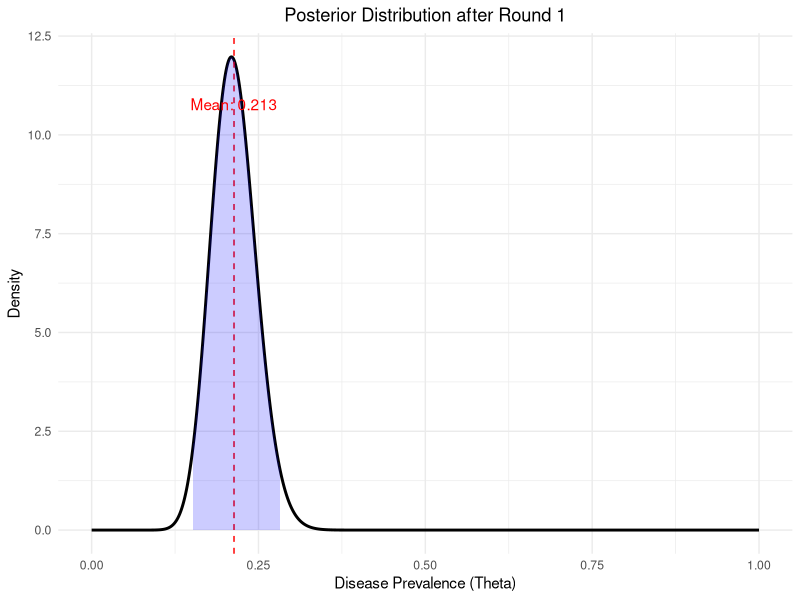
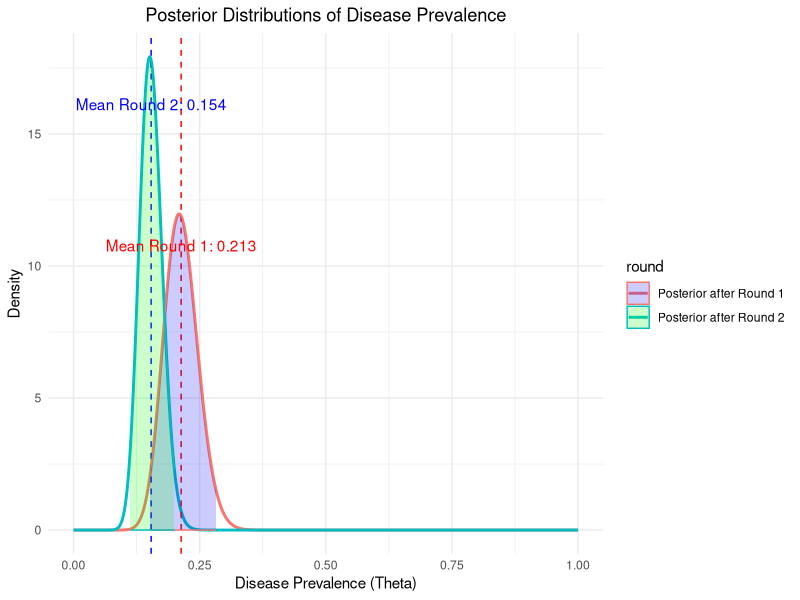
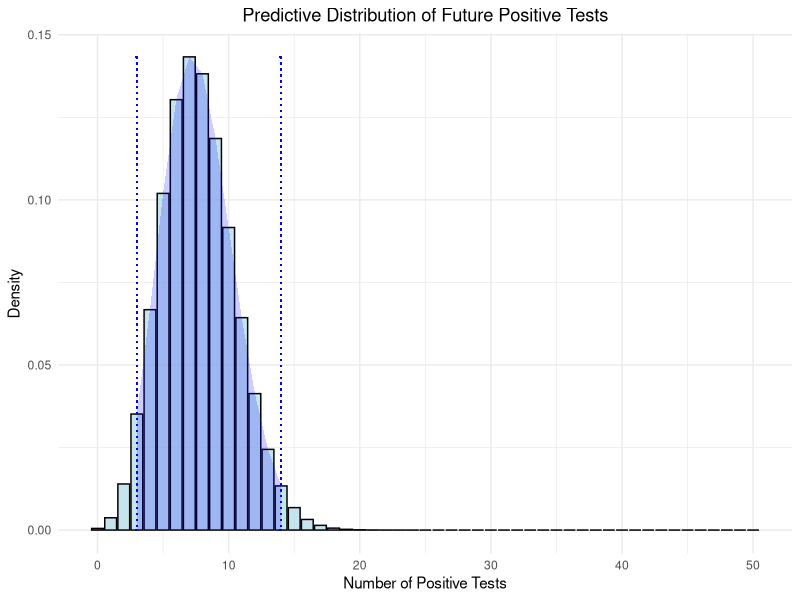

These figures' R source, in order:
## ---- chunk 1
library(dplyr)
library(ggplot2)
library(tibble)

# Function to calculate posterior parameters
get_post_params <- function(data, prior) {
  post_alpha <- prior$alpha + data$x
  post_beta <- prior$beta + data$n - data$x
  return(list(alpha = post_alpha, beta = post_beta))
}

# Function to generate posterior data for plotting
generate_post_pdf_tbl <- function(post_params, label) {
  tibble(
    theta = seq(0, 1, length.out = 5000),
    posterior_density = dbeta(theta, post_params$alpha, post_params$beta),
    round = label
  )
}

# Function to calculate credible interval and mean
get_credible_interval_and_mean <- function(post_params) {
  credible_interval <- qbeta(c(0.025, 0.975), post_params$alpha, post_params$beta)
  mean_posterior <- post_params$alpha / (post_params$alpha + post_params$beta)
  return(list(credible_interval = credible_interval, mean_posterior = mean_posterior))
}

# Data for the first round
data_round_1 <- list(n = 100, x = 22)
prior_params <- list(alpha = 10, beta = 40)

# Calculate posterior for the first round
post_params_1 <- get_post_params(data_round_1, prior_params)
post_pdf_tbl_1 <- generate_post_pdf_tbl(post_params_1, "Posterior after Round 1")
credible_info_1 <- get_credible_interval_and_mean(post_params_1)

# Plot the posterior distribution for the first round
ggplot(post_pdf_tbl_1, aes(x = theta, y = posterior_density)) +
  geom_line(size = 1) +
  geom_vline(xintercept = credible_info_1$mean_posterior, linetype = "dashed", color = "red") +
  geom_ribbon(data = filter(post_pdf_tbl_1, theta >= credible_info_1$credible_interval[1] & theta <= credible_info_1$credible_interval[2]), 
              aes(ymax = posterior_density), ymin = 0, fill = "blue", alpha = 0.2) +
  labs(title = "Posterior Distribution after Round 1",
       x = "Disease Prevalence (Theta)",
       y = "Density") +
  theme_minimal() +
  theme(plot.title = element_text(hjust = 0.5)) +
  annotate("text", x = credible_info_1$mean_posterior, y = max(post_pdf_tbl_1$posterior_density) * 0.9, label = paste("Mean:", round(credible_info_1$mean_posterior, 3)), color = "red")
## ---- chunk 2
# Given posterior for the second round
post_params_2 <- list(alpha = 40, beta = 220)
post_pdf_tbl_2 <- generate_post_pdf_tbl(post_params_2, "Posterior after Round 2")
credible_info_2 <- get_credible_interval_and_mean(post_params_2)

# Combine both posteriors into one data frame
post_pdf_tbl <- bind_rows(post_pdf_tbl_1, post_pdf_tbl_2)

# Plot both posterior distributions
ggplot(post_pdf_tbl, aes(x = theta, y = posterior_density, color = round, fill = round)) +
  geom_line(size = 1) +
  geom_vline(xintercept = credible_info_1$mean_posterior, linetype = "dashed", color = "red") +
  geom_vline(xintercept = credible_info_2$mean_posterior, linetype = "dashed", color = "blue") +
  geom_ribbon(data = filter(post_pdf_tbl_1, theta >= credible_info_1$credible_interval[1] & theta <= credible_info_1$credible_interval[2]), 
              aes(ymax = posterior_density), ymin = 0, fill = "blue", alpha = 0.2) +
  geom_ribbon(data = filter(post_pdf_tbl_2, theta >= credible_info_2$credible_interval[1] & theta <= credible_info_2$credible_interval[2]), 
              aes(ymax = posterior_density), ymin = 0, fill = "green", alpha = 0.2) +
  labs(title = "Posterior Distributions of Disease Prevalence",
       x = "Disease Prevalence (Theta)",
       y = "Density") +
  theme_minimal() +
  theme(plot.title = element_text(hjust = 0.5)) +
  annotate("text", x = credible_info_1$mean_posterior, y = max(post_pdf_tbl_1$posterior_density) * 0.9, label = paste("Mean Round 1:", round(credible_info_1$mean_posterior, 3)), color = "red") +
  annotate("text", x = credible_info_2$mean_posterior, y = max(post_pdf_tbl_2$posterior_density) * 0.9, label = paste("Mean Round 2:", round(credible_info_2$mean_posterior, 3)), color = "blue")

## ---- chunk 3
# Function to calculate Beta-binomial probability
dbeta_binom <- function(x, n, alpha, beta) {
  choose(n, x) * beta(alpha + x, beta + n - x) / beta(alpha, beta)
}

# Function to calculate Beta-binomial quantiles
qbeta_binom <- function(p, n, alpha, beta) {
  sapply(p, function(prob) {
    q <- 0
    cumulative_prob <- 0
    while (cumulative_prob < prob) {
      cumulative_prob <- cumulative_prob + dbeta_binom(q, n, alpha, beta)
      q <- q + 1
    }
    return(q - 1)
  })
}
## ---- chunk 4
# Predictive distribution parameters
n_future <- 50  # Number of future trials
alpha_post <- post_params_2$alpha
beta_post <- post_params_2$beta

# Generate the predictive distribution using Beta-binomial
pred_x <- 0:n_future
pred_density <- sapply(pred_x, function(x) dbeta_binom(x, n_future, alpha_post, beta_post))

# Calculate the 95% predictive interval for the predictive distribution
predictive_interval <- qbeta_binom(c(0.025, 0.975), n_future, alpha_post, beta_post)

# Create a data frame for the predictive distribution
pred_df <- tibble(
  x = pred_x,
  density = pred_density
)

# Plot the predictive distribution
ggplot(pred_df, aes(x = x, y = density)) +
  geom_bar(stat = "identity", fill = "lightblue", color = "black", alpha = 0.7) +
  geom_errorbar(aes(x = predictive_interval[1], ymin = 0, ymax = max(density)), linetype = "dotted", color = "blue", width = 0.2) +
  geom_errorbar(aes(x = predictive_interval[2], ymin = 0, ymax = max(density)), linetype = "dotted", color = "blue", width = 0.2) +
  labs(title = "Predictive Distribution of Future Positive Tests",
       x = "Number of Positive Tests",
       y = "Density") +
  theme_minimal() +
  theme(plot.title = element_text(hjust = 0.5)) +
  # annotate("text", x = alpha_post / (alpha_post + beta_post) * n_future, y = max(density) * 0.9, 
  #          label = paste("Mean:", round(alpha_post / (alpha_post + beta_post) * n_future, 2)), color = "red") +
  geom_ribbon(data = filter(pred_df, x >= predictive_interval[1] & x <= predictive_interval[2]), 
              aes(ymax = density), ymin = 0, fill = "blue", alpha = 0.2)

